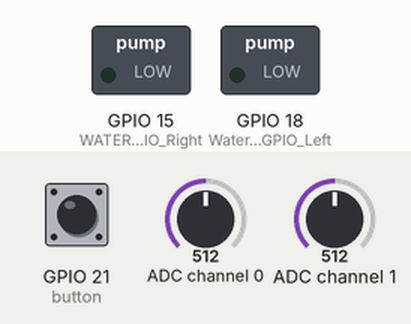
Simulated run of this program. Board: Raspberry Pi (BCM pin numbers). Parts: switched loads named in the program (green lamp = pin HIGH). The test bench sets the inputs (shaded band); at power-on: GPIO 21 (button) HIGH, ADC channel 0 = 512, ADC channel 1 = 512 (analog values on the 0–1023 scale). The clock reads 2024-03-15 10:24:30 at power-on unless the program sets it; what the program prints to the terminal is not drawn.

Above: at 1.2 s.
1.3 s: GPIO 21 (button) pulled LOW for 0.15 s
At 1.9 s:
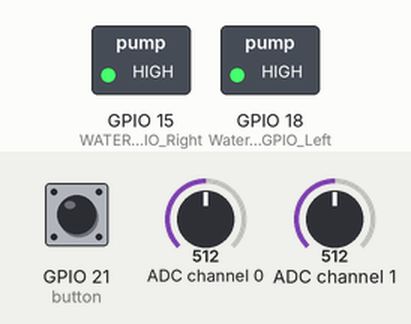
3.0 s: ADC channel 0 set to 492
At 4.3 s:
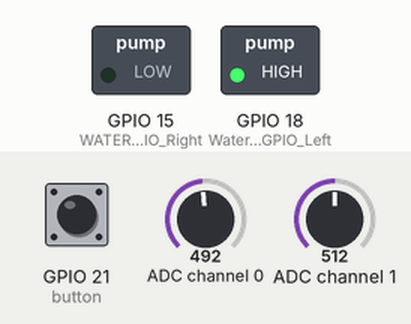
4.6 s: ADC channel 0 set to 511
At 5.7 s:
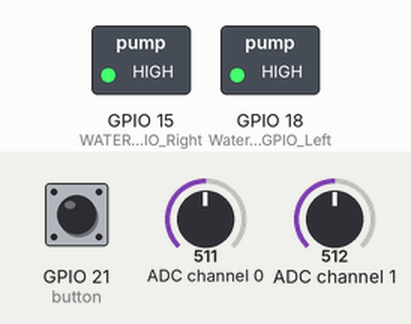
6.2 s: ADC channel 1 set to 485
At 6.7 s:
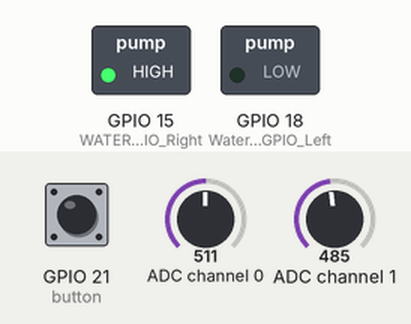
7.7 s: ADC channel 1 set to 511
At 8.2 s:
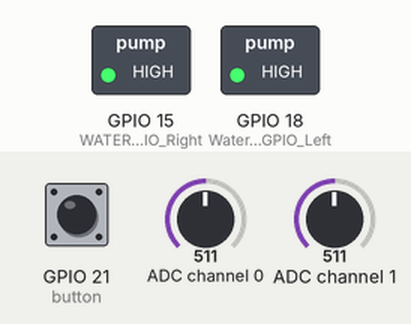
Timing chart, 0 to 10.3 s (numbered marks = the images above; inputs shaded):
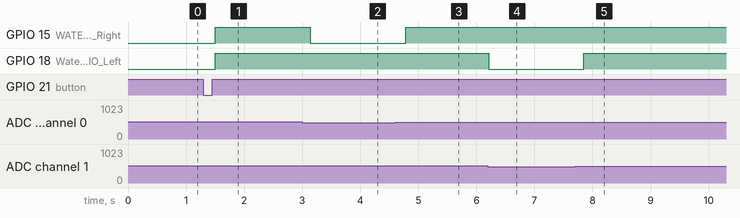

The program:

doublepumpcode.py
```python
from gpiozero import MCP3008
from gpiozero import Buzzer
from gpiozero import Button
import RPi.GPIO as GPIO
import time

#initialisering ad converter
WATER_PUMP_GPIO_Right = 15
Water_PUMP_GPIO_Left = 18
adcRight = MCP3008(channel=0)  # left when looking straight at the faucet
adcLeft = MCP3008(channel=1)
button = Button(21)
#buzzer

#initialising water pump
GPIO.setmode(GPIO.BCM)
GPIO.setup(WATER_PUMP_GPIO_Right, GPIO.OUT)
GPIO.setup(Water_PUMP_GPIO_Left, GPIO.OUT)
GPIO.output(WATER_PUMP_GPIO_Right, 0)
GPIO.output(Water_PUMP_GPIO_Left, 0)

#LINEARISATION pump 1
ZERO_OFFSET_Left = 0.750
FULL_SCALE_VOLT_Left = 1.550
KNOWN_MASS_Left = 800

#LINEARISATION pump 2
ZERO_OFFSET_Right = 1.024
FULL_SCALE_VOLT_Right = 1.385
KNOWN_MASS_Right = 500

def get_massLeft(v):
    return (v - ZERO_OFFSET_Left) * (KNOWN_MASS_Left / (FULL_SCALE_VOLT_Left - ZERO_OFFSET_Left))

def get_massRight(v):
    return (v - ZERO_OFFSET_Right) * (KNOWN_MASS_Right / (FULL_SCALE_VOLT_Right - ZERO_OFFSET_Right))

def pump_on_right():
    GPIO.output(WATER_PUMP_GPIO_Right, 1)
    print("Right Pump ON")

def pump_off_right():
    GPIO.output(WATER_PUMP_GPIO_Right, 0)
    print("Right Pump OFF")

def pump_on_Left():
    GPIO.output(Water_PUMP_GPIO_Left, 1)
    print("Left Pump ON")

def pump_off_Left():
    GPIO.output(Water_PUMP_GPIO_Left, 0)
    print("Left Pump OFF")

def dispenseWeight(massRequested, hotFraction):
    print(f"press button to dispense {massRequested}")
    button.wait_for_press()  # script is blocked till the button is pressed

    clock = time.time
    previous_time = clock()

    scaleInitialRight = adcRight.value
    voltageInitialRight = scaleInitialRight * 3.3
    massInitialRight = get_massRight(voltageInitialRight)

    scaleInitialLeft = adcLeft.value
    voltageInitialLeft = scaleInitialLeft * 3.3
    massInitialLeft = get_massLeft(voltageInitialLeft)

    print(f"Initial voltage and mass of cold tank are: {voltageInitialRight:.3f} V → {massInitialRight:.1f} g and Initial voltage and mass of hot tank are: {voltageInitialLeft:.3f} V → {massInitialLeft:.1f} g")

    requiredRight = (1 - hotFraction) * massRequested
    requiredLeft = hotFraction * massRequested

    # refill check
    if massInitialRight < requiredRight:
        print("refill cold tank")
        return

    if massInitialLeft < requiredLeft:
        print("refill hot tank")
        return

    pump_left_is_on = False
    pump_right_is_on = False

    try:
        while True:
            if previous_time + 0.2 < clock():
                scaleRight = adcRight.value
                voltageRight = scaleRight * 3.3
                massRight = get_massRight(voltageRight)
                massDifferenceRight = massInitialRight - massRight

                scaleLeft = adcLeft.value
                voltageLeft = scaleLeft * 3.3
                massLeft = get_massLeft(voltageLeft)
                massDifferenceLeft = massInitialLeft - massLeft

                if massDifferenceRight < requiredRight:
                    if not pump_right_is_on:
                        pump_on_right()
                        pump_right_is_on = True
                else:
                    if pump_right_is_on:
                        pump_off_right()
                        pump_right_is_on = False

                if massDifferenceLeft < requiredLeft:
                    if not pump_left_is_on:
                        pump_on_Left()
                        pump_left_is_on = True
                else:
                    if pump_left_is_on:
                        pump_off_Left()
                        pump_left_is_on = False

                total_dispensed = massDifferenceRight + massDifferenceLeft
                total_left = massRequested - total_dispensed
                if total_left < 0:
                    total_left = 0

                print(f"Dispensing, {total_left:.0f} g left")

                if massDifferenceRight >= requiredRight and massDifferenceLeft >= requiredLeft:
                    break

                previous_time = clock()

    finally:
        pump_off_right()
        pump_off_Left()

dispenseWeight(100, 0.6)
```

Measured:
- the behaviour switches between 504 and 503 on ADC channel 0 (found by bisection; images 1 and 2)
- the behaviour switches between 494 and 493 on ADC channel 1 (found by bisection; images 3 and 4)
- after the input at 1.3 s, GPIO 15 (WATER_PUMP_GPIO_Right), GPIO 18 (Water_PUMP_GPIO_Left): LOW → HIGH after 0.20 s
- after the input at 3.0 s, GPIO 15 (WATER_PUMP_GPIO_Right): HIGH → LOW after 0.14 s
- after the input at 4.6 s, GPIO 15 (WATER_PUMP_GPIO_Right): LOW → HIGH after 0.18 s
- after the input at 6.2 s, GPIO 18 (Water_PUMP_GPIO_Left): HIGH → LOW at once
- after the input at 7.7 s, GPIO 18 (Water_PUMP_GPIO_Left): LOW → HIGH after 0.15 s
